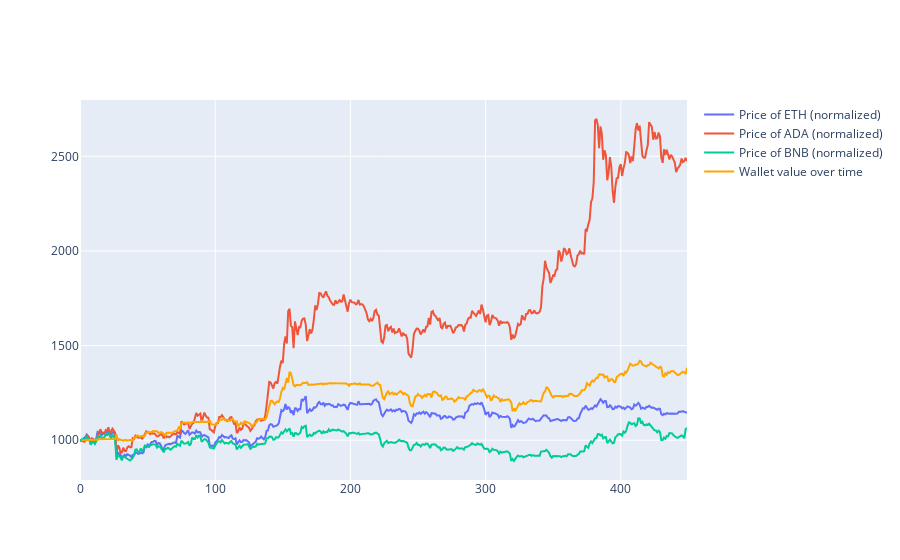

Notebook source saved alongside this figure:
### Code cell
fig = go.Figure()
fig = make_subplots()

for a in signals.asset.unique():
    priceAt0 = signals[(signals.timestamp == 1) & ((signals.asset == a))].price.values[0]
    z = valueAt0 / priceAt0
    filteredSignals = signals[signals["asset"] == a]
    
    fig.add_trace(
        go.Scatter(
            x=filteredSignals["timestamp"],
            y=filteredSignals["price"] * z, mode = "lines",
            name = "Price of " + a + " (normalized)"
            
    ))
fig.add_trace(
    go.Scatter(
        x=value["timestamp"],
        y=value["value"], mode = "lines",
        name = "Wallet value over time",
        marker = dict(color = "orange")
    ), secondary_y = False)

fig.show()

### Figure 1 — Plotly figure (JSON) as saved in the notebook; plotly's stock layout.template omitted (floating-point values rounded to 4 significant figures; data arrays with more than 128 entries replaced by an {"elided": "..."} marker saying what was removed)
{"data": [{"mode": "lines", "name": "Price of ETH (normalized)", "type": "scatter", "x": {"elided": "450 int values"}, "y": {"elided": "450 float values"}}, {"mode": "lines", "name": "Price of ADA (normalized)", "type": "scatter", "x": {"elided": "450 int values"}, "y": {"elided": "450 float values"}}, {"mode": "lines", "name": "Price of BNB (normalized)", "type": "scatter", "x": {"elided": "450 int values"}, "y": {"elided": "450 float values"}}, {"marker": {"color": "orange"}, "mode": "lines", "name": "Wallet value over time", "type": "scatter", "x": {"elided": "449 int values"}, "xaxis": "x", "y": {"elided": "449 float values"}, "yaxis": "y"}], "layout": {"xaxis": {"anchor": "y", "domain": [0, 1]}, "yaxis": {"anchor": "x", "domain": [0, 1]}}}
